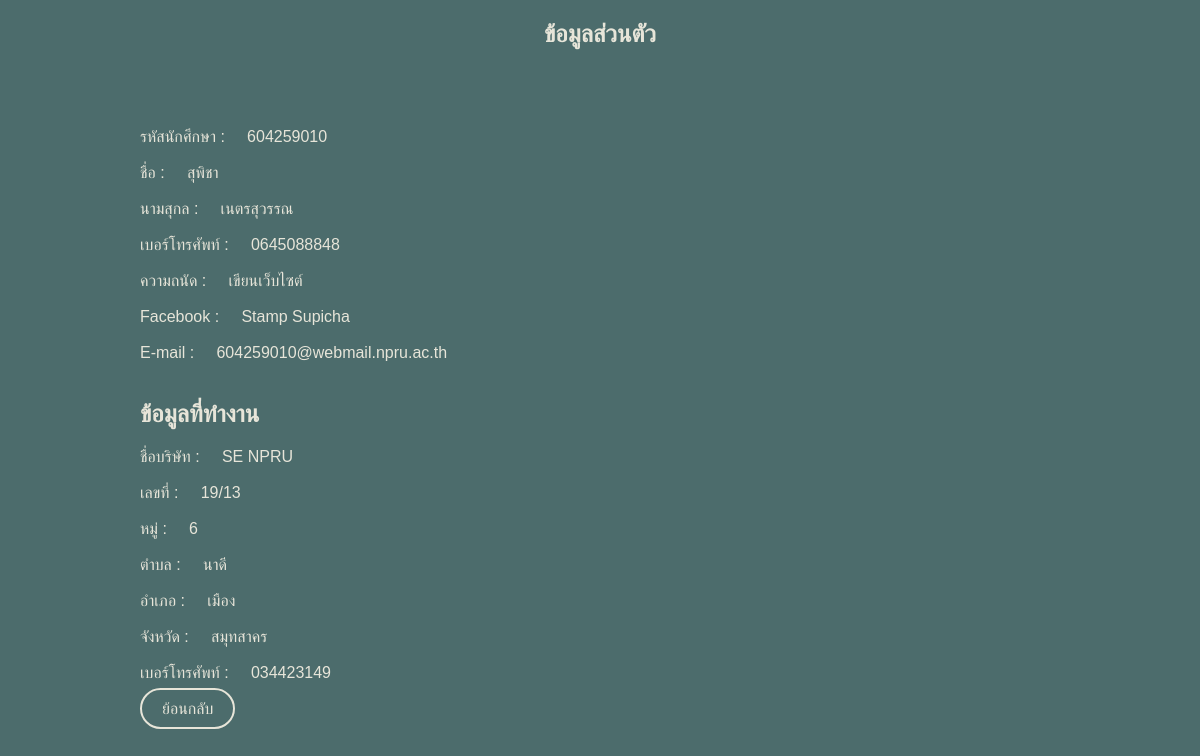
The app's page /index.php/seold/viewProfile/604259010 with its own data.
### tables this page shows
CREATE TABLE `se_workaddress` (
  `work_name` varchar(255) NOT NULL,
  `work_lakete` varchar(255) NOT NULL,
  `work_mu` varchar(255) NOT NULL,
  `work_district` varchar(255) NOT NULL,
  `work_aumpua` varchar(255) NOT NULL,
  `work_province` varchar(255) NOT NULL,
  `work_tel` varchar(10) NOT NULL,
  `se_studentid` int(9) NOT NULL
);

CREATE TABLE `se_register` (
  `se_studentid` int(9) NOT NULL,
  `se_numna` varchar(255) NOT NULL,
  `se_name` varchar(255) NOT NULL,
  `se_lastname` varchar(255) NOT NULL,
  `se_birthday` varchar(255) NOT NULL,
  `se_idcard` char(13) NOT NULL,
  `se_tel` char(10) NOT NULL,
  `se_yearend` varchar(255) DEFAULT NULL,
  `se_skill` varchar(255) NOT NULL,
  `se_facebook` varchar(255) NOT NULL,
  `se_email` varchar(255) NOT NULL,
  `se_lakete` varchar(255) NOT NULL,
  `se_mu` varchar(255) NOT NULL,
  `se_district` varchar(255) NOT NULL,
  `se_aumpa` varchar(255) NOT NULL,
  `se_province` varchar(255) NOT NULL,
  `se_status_id` int(1) NOT NULL,
  `S_img` varchar(255) NOT NULL
);

### application/controllers/seold.php (called while the page is built, shortened)
<?php
class seold extends CI_Controller {
	function __construct(){
		$this->load->model('add_model','AM');
	}
	public function viewProfile($id)
	{
		$Std_ID =  $id;
		$result['AM'] = $this->AM->Profile($Std_ID);
		$this->load->view('edit_profile',$result);
	}
}

### index.php (called while the page is built, shortened)
<?php
require_once BASEPATH.'core/CodeIgniter.php';

### application/models/add_model.php (called while the page is built, shortened)
<?php defined('BASEPATH') OR exit('No direct script access allowed');
class add_model extends CI_Model {
				function Profile($Std_ID){
					$this->db->select('*');
					$this->db->from('se_register');
					$this->db->join('se_workaddress', 'se_workaddress.se_studentid = se_register.se_studentid', 'left');
					$this->db->where('se_register.se_studentid', $Std_ID);
					$query = $this->db->get();
					return $query->result();
					}
		}

### application/views/edit_profile.php (the view, shortened to what this page needs)
<!DOCTYPE html>
<html lang="en">
<head>
    <link rel = "stylesheet" type = "text/css"
		 href = "<?php echo base_url(); ?>css/profilecode.css">
</head>
<body>
<?php
  foreach($AM as $row){
  ?>
  <center><h2>ข้อมูลส่วนตัว</h2></center>
    <div class="container">
      <tr>
        <td>
            <th>
              <a class="title">รหัสนักศึกษา
                <a class="input">: &nbsp;&nbsp;&nbsp; <?=$row->se_studentid;?></a>
              </a>
            </th>
            <br><br>
            <th>
              <a class="title">ชื่อ
                <a class="input">: &nbsp;&nbsp;&nbsp; <?=$row->se_name;?></a>
              </a>
            </th>
            <br><br>
            <th>
              <a class="title">นามสุกล
                <a class="input">: &nbsp;&nbsp;&nbsp; <?=$row->se_lastname;?></a>
              </a>
            </th>
            <br><br>
            <th>
              <a class="title">เบอร์โทรศัพท์
                <a class="input">: &nbsp;&nbsp;&nbsp; <?=$row->se_tel;?></a>
              </a>
            </th>
            <br><br>
            <th>
              <a class="title">ความถนัด
                <a class="input">: &nbsp;&nbsp;&nbsp; <?=$row->se_skill;?></a>
              </a>
            </th>
            <br><br>
            <th>
              <a class="title">Facebook
                <a class="input">: &nbsp;&nbsp;&nbsp; <?=$row->se_facebook;?></a>
              </a>
            </th>
            <br><br>
            <th>
              <a class="title">E-mail
                <a class="input">: &nbsp;&nbsp;&nbsp; <?=$row->se_email;?></a>
              </a>
            </th>
            <br><br>
            <h2> ข้อมูลที่ทำงาน </h2>
            <th>
              <a class="title">ชื่อบริษัท
                <a class="input">: &nbsp;&nbsp;&nbsp; <?=$row->work_name;?></a>
              </a>
            </th>
            <br><br>
            <th>
              <a class="title">เลขที่
                <a class="input">: &nbsp;&nbsp;&nbsp; <?=$row->work_lakete;?></a>
              </a>
            </th>
            <br><br>
            <th>
              <a class="title">หมู่
                <a class="input">: &nbsp;&nbsp;&nbsp; <?=$row->work_mu;?></a>
              </a>
            </th>
            <br><br>
            <th>
              <a class="title">ตำบล
                <a class="input">: &nbsp;&nbsp;&nbsp; <?=$row->work_district;?></a>
              </a>
            </th>
            <br><br>
            <th>
              <a class="title">อำเภอ
                <a class="input">: &nbsp;&nbsp;&nbsp; <?=$row->work_aumpua;?></a>
              </a>
            </th>
            <br><br>
            <th>
              <a class="title">จังหวัด
                <a class="input">: &nbsp;&nbsp;&nbsp; <?=$row->work_province;?></a>
              </a>
            </th>
            <br><br>
            <th>
              <a class="title">เบอร์โทรศัพท์
                <a class="input">: &nbsp;&nbsp;&nbsp; <?=$row->work_tel;?></a>
              </a>
            </th>
            <br><br>
        </td>
      </tr>
      <a class="button" href="../seold/showall">ย้อนกลับ</a>
    </div>
  <?php
  }
  ?>
</body>
</html>

### css/profilecode.css (style rules this page uses)
body { margin: 0; padding: 0; background-color: #4c6c6c; color: #e7e5d9; font-family: 'Franklin Gothic Medium', 'Arial Narrow', Arial, sans-serif; }
.container { width: 80%; margin-left: 10%; padding: 20px; margin-top: 5%; margin-bottom: 5%; }
.container .button { padding: 10px 20px; border: 2px solid #e7e5d9; border-radius: 24px; text-decoration: none; color: #e7e5d9; }

### records on screen
se_workaddress: se_studentid "604259010", se_studentid.se_name "สุพิชา", se_studentid.se_lastname "เนตรสุวรรณ", se_studentid.se_tel "0645088848", se_studentid.se_skill "เขียนเว็บไซต์", se_studentid.se_facebook "Stamp Supicha", se_studentid.se_email "604259010@webmail.npru.ac.th", work_name "SE NPRU", work_lakete "19/13", work_mu "6", work_district "นาดี", work_aumpua "เมือง", work_province "สมุทสาคร", work_tel "034423149"
